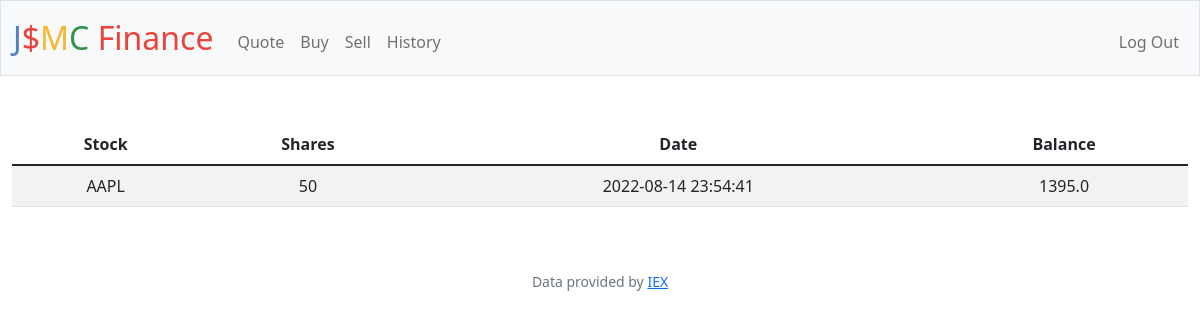
The page /history (signed in) on the database its author committed.
### tables this page shows
CREATE TABLE history(id INTERGER UNIQUE, user_id INTEGER NOT NULL, stock TEXT NOT NULL, shares INTEGER NOT NULL, date TIMESTAMP, balance FLOAT NOT NULL);

### app.py (the view)
@app.route("/history")
@login_required
def history():
    current_user = session["user_id"]
    history = db.execute("SELECT * FROM history WHERE user_id = ?", current_user)
    return render_template("history.html", history = history, round = round)

### app.py (called while the page is built)
@app.after_request
def after_request(response):
    response.headers["Cache-Control"] = "no-cache, no-store, must-revalidate"
    response.headers["Expires"] = 0
    response.headers["Pragma"] = "no-cache"
    return response

### helpers.py (called while the page is built)
def login_required(f):
    @wraps(f)
    def decorated_function(*args, **kwargs):
        if session.get("user_id") is None:
            return redirect("/login")
        return f(*args, **kwargs)
    return decorated_function

### templates/history.html (shortened to what this page needs)
{% extends "layout.html" %}
{% block main %}
    <table class="table table-striped">
        <thead>
            <th>Stock</th>
            <th>Shares</th>
            <th>Date</th>
            <th>Balance</th>
        </thead>
        <tbody>
            {% for x in history %}
                <tr>
                    <td>{{x["stock"]}}</td>
                    <td>{{x["shares"]}}</td>
                    <td>{{x["date"]}}</td>
                    <td>{{round(x["balance"], 2)}}</td>
                </tr>
            {% endfor %}
        </tbody>
    </table>
{% endblock %}

### rows shown on the page
history: stock "AAPL", shares "50", date "2022-08-14 23:54:41", balance "1395.0"
